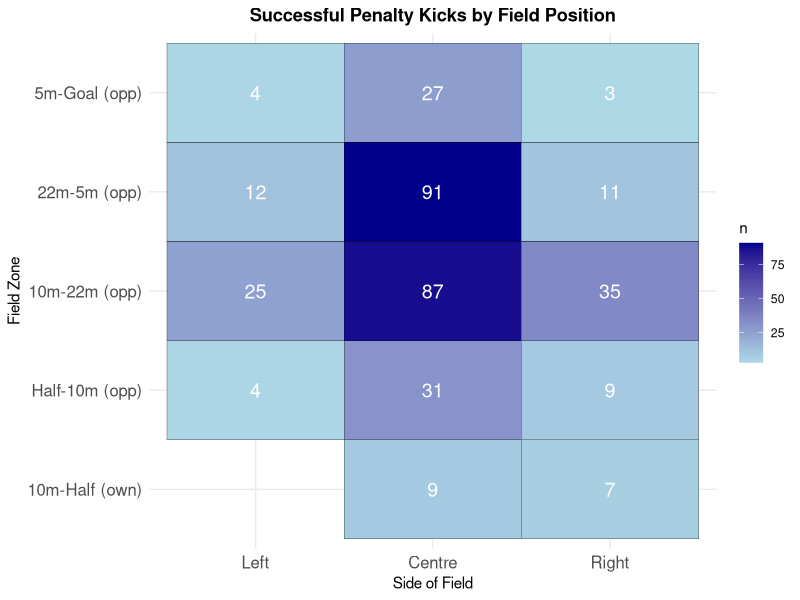
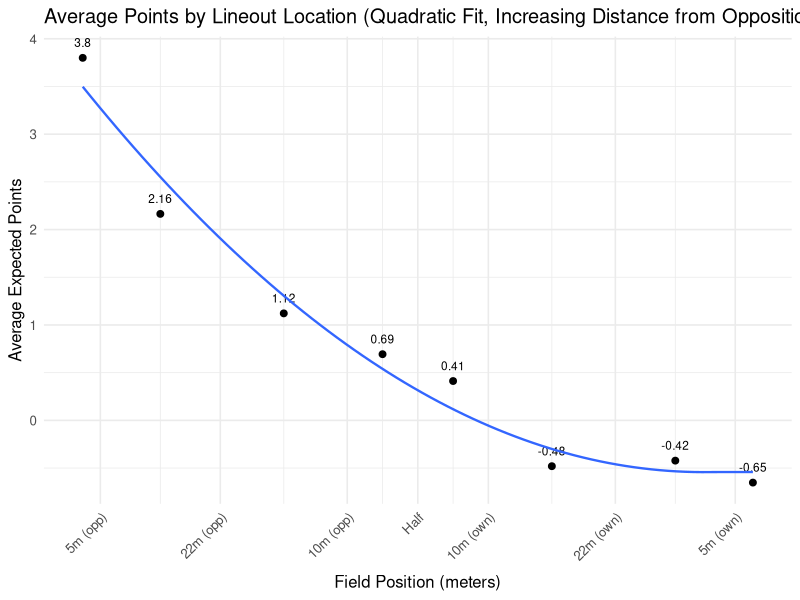
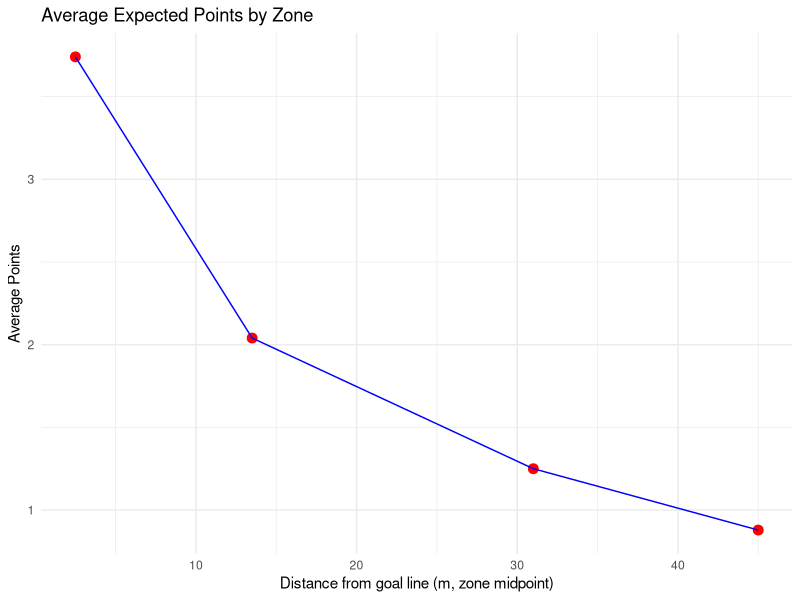
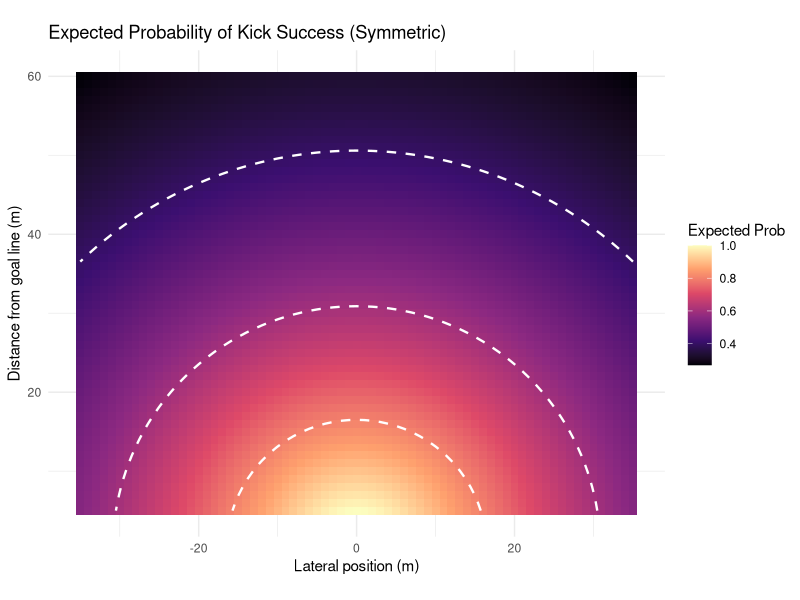
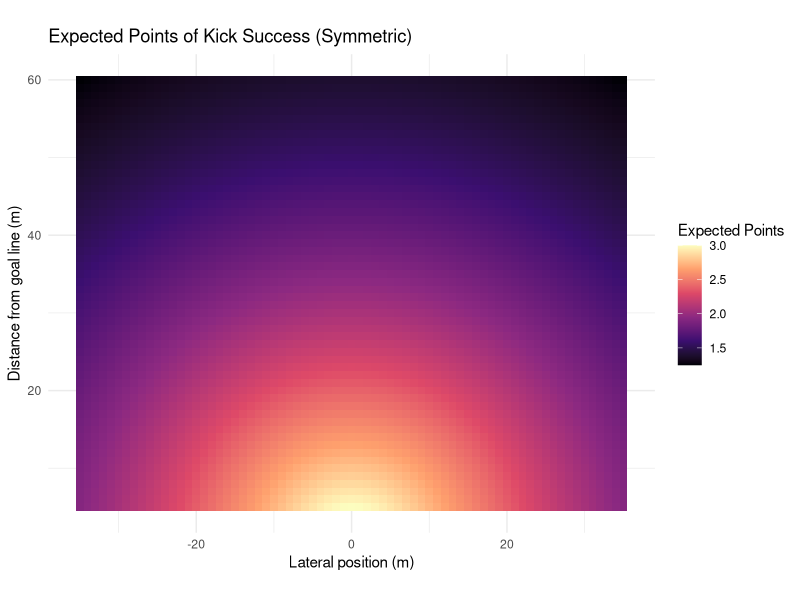
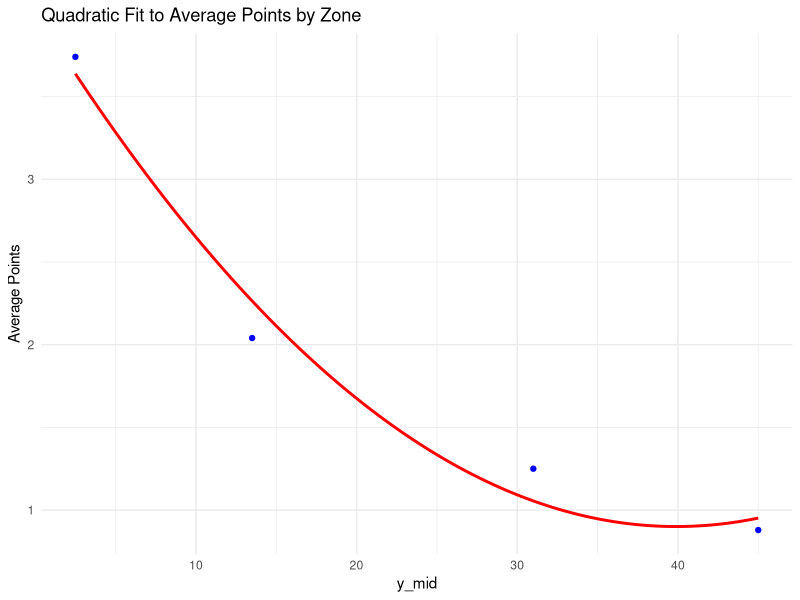
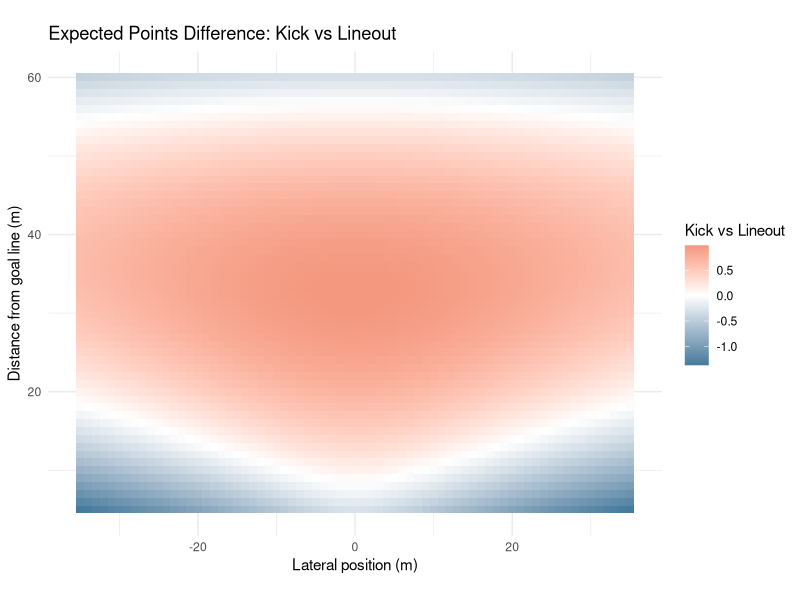
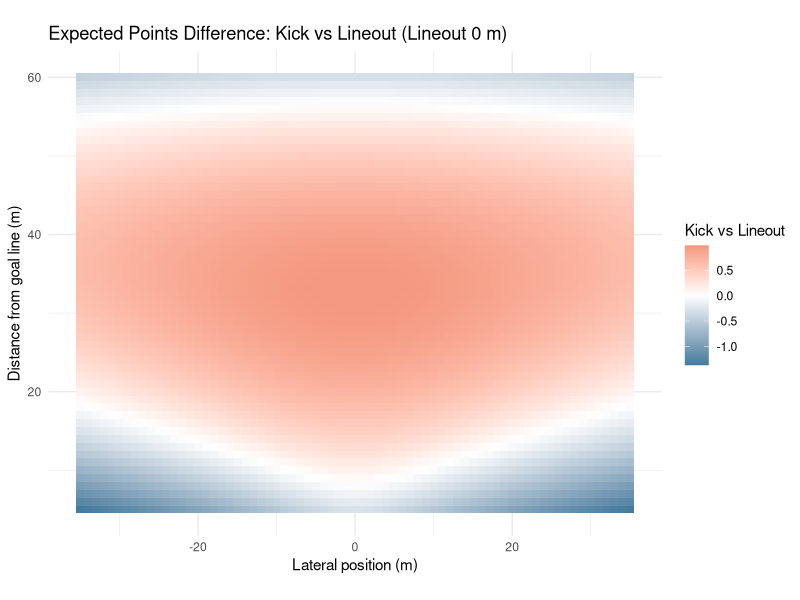

Reproduce these figures in R, in order.
##################
### REFERENCES ###
##################

## Links to Article
# https://www.data-ruck.com/blog/predicting-kicks-outcome/
# https://journals.sagepub.com/doi/10.1177/22150218251365220

## Data Download Link
# https://zenodo.org/api/records/13851563/files-archive

# Goal Kicking Data
# https://www.sciencedirect.com/science/article/pii/S1440244014000255


################
### PACKAGES ###
################

# install.packages("patchwork")
library(patchwork)

# install.packages("stringr")
library(stringr)

# install.packages("tidyverse")
library(tidyverse)

# install.packages("dplyr")
library(dplyr)

#################
### DATA LOAD ###
#################

# run from project directory (or within .Rproj)
phase_data = read_csv("data/phase_2018-19.csv")
# preview data
head(phase_data)

########################
### DATA EXPLORATION ###
#######################

# location where the phase began, determined determined by the metre lines dividing the pitch
unique(phase_data$Location)

# period between subsequent rucks
unique(phase_data$Phase)

# location on the pitch where the phase began, determined by the lineout lines dividing the pitch
unique(phase_data$Side)

# how did the play start?
unique(phase_data$Play_Start)

# upon scoring, the event was assigned to all phases since the previous scoring event
unique(phase_data$Outcome)

# points difference (I'm assuming for whoever has possession of the ball)
## oftentimes this is from perspective of the home team, but if it flips back and forth w/ possession then you're right
unique(phase_data$Points_Difference)

# remove instances when cards occur
phase_data <- phase_data %>%
  filter(
    Red_Cards_Own == 0,
    Red_Cards_Opp == 0,
    Yellow_Cards_Own == 0,
    Yellow_Cards_Opp == 0
  ) %>%
  select(-Red_Cards_Own, -Red_Cards_Opp, -Yellow_Cards_Own, -Yellow_Cards_Opp)

# get restarts
restarts <- phase_data %>%
  filter(Play_Start == "Restart Kick", Phase ==1)

# list of unique restart locations
unique(restarts$Location)

# successfulpenalty kicks and locations
successful_penalty_kicks <- phase_data %>%
  arrange(ID) %>% 
  mutate(
    prev_location = lag(Location),          # previous play location
    prev_team = lag(Team_In_Poss),          # previous team in possession
    prev_side = lag(Side),                  # previous side
    score_change = Points_Difference - lag(Points_Difference),
    
    # flip certain "own" zones to "opp"
    prev_location = case_when(
      prev_location == "Goal-5m (own)"   ~ "5m-Goal (opp)",
      prev_location == "5m-22m (own)"    ~ "22m-5m (opp)",
      prev_location == "22m-10m (own)"   ~ "10m-22m (opp)",
      TRUE ~ prev_location
    )
  ) %>%
  # isolate for 3-point scores
  filter(
    abs(score_change) == 3
  ) %>%
  select(ID, Round, Home, Away, Location, prev_location, prev_team, prev_side, Points_Difference, Outcome)
# preview data
print(successful_penalty_kicks)


# mapping successful penalty kicks

zone_levels <- c("Goal-5m (own)", "5m-22m (own)", "22m-10m (own)", "10m-Half (own)",
                 "Half-10m (opp)", "10m-22m (opp)", "22m-5m (opp)", "5m-Goal (opp)")

successful_penalty_kicks <- successful_penalty_kicks %>%
  mutate(
    prev_location = factor(prev_location, levels = zone_levels),
    prev_side = factor(prev_side, levels = c("Left", "Centre", "Right"))
  )

field_counts <- successful_penalty_kicks %>%
  count(prev_location, prev_side)

p1 <- ggplot(field_counts, aes(x = prev_side, y = prev_location, fill = n)) +
  geom_tile(color = "black") +
  geom_text(aes(label = n), color = "white", size = 5) +
  scale_fill_gradient(low = "lightblue", high = "darkblue") +
  labs(title = "Successful Penalty Kicks by Field Position",
       x = "Side of Field",
       y = "Field Zone") +
  theme_minimal() +
  theme(
    axis.text.x = element_text(size = 12),
    axis.text.y = element_text(size = 12),
    plot.title = element_text(hjust = 0.5, face = "bold")
  )

ggsave("plots/penalty_kicks_by_position.png", p1, width = 10, height = 8, dpi = 300)

# expected points of lineout in different locations

phase_data <- phase_data %>%
  mutate(
    # extract signed numbers inside parentheses: (+3), (-3), etc.
    points = str_extract(Outcome, "[-+]?\\d+") %>% as.numeric(),
    
    # handle cases with no number (e.g. "no score", turnovers)
    points = ifelse(is.na(points), 0, points)
  )

zones <- c(
  "5m-Goal (opp)",
  "22m-5m (opp)",
  "10m-22m (opp)",
  "Half-10m (opp)",
  "10m-Half (own)",
  "22m-10m (own)",
  "5m-22m (own)",
  "Goal-5m (own)"
)

lineouts_clean <- phase_data %>%
  filter(
    Play_Start == "Lineout",
    Location %in% zones,
    Phase == 1
  ) %>%
  arrange(Round, Home, Away, Team_In_Poss, desc(Seconds_Remaining)) %>%
  group_by(Round, Home, Away, Team_In_Poss, Points_Difference, Outcome) %>%
  mutate(time_gap = lag(Seconds_Remaining) - Seconds_Remaining,
         too_close = !is.na(time_gap) & time_gap < 200) %>%
  slice_head(n = 1) %>%
  ungroup()

expected_points_by_zone <- lineouts_clean %>%
  group_by(Location) %>%
  summarise(
    n_phases = n(),
    avg_points = mean(points, na.rm = TRUE),
    total_points = sum(points, na.rm = TRUE),
    .groups = "drop"
)

print(expected_points_by_zone)

# Expected Points of Lineout All Areas of the pitch

zones_order <- c(
  "5m-Goal (opp)",
  "22m-5m (opp)",
  "10m-22m (opp)",
  "Half-10m (opp)",
  "10m-Half (own)",
  "22m-10m (own)",
  "5m-22m (own)",
  "Goal-5m (own)"
)

expected_points_by_zone <- lineouts_clean %>%
  group_by(Location) %>%
  summarise(
    n_phases = n(),
    avg_points = mean(points, na.rm = TRUE),
    total_points = sum(points, na.rm = TRUE),
    .groups = "drop"
  ) %>%
  mutate(Location = factor(Location, levels = zones_order)) %>%
  arrange(Location)

# Print Table
print(expected_points_by_zone)

# Plot of Meteres vs Expected Points of Lineout

field_lines <- c(5, 22, 40, 50, 60, 78, 95)
line_names <- c("5m (opp)", "22m (opp)", "10m (opp)", "Half", "10m (own)", "22m (own)", "5m (own)")

zone_meters <- c(2.5, 13.5, 31, 45, 55, 69, 86.5, 97.5)

expected_points_by_zone$Location <- factor(expected_points_by_zone$Location, levels = zones_order)
expected_points_by_zone$meter_x <- zone_meters[match(as.character(expected_points_by_zone$Location), zones_order)]

# Computing Quadratic Minimum

quad_fit_tmp <- lm(avg_points ~ poly(meter_x, 2), data = expected_points_by_zone)
grid_x <- seq(min(expected_points_by_zone$meter_x, na.rm = TRUE),
              max(expected_points_by_zone$meter_x, na.rm = TRUE),
              length.out = 2000)
pred_tmp <- predict(quad_fit_tmp, newdata = data.frame(meter_x = grid_x))

cap_x <- grid_x[which.min(pred_tmp)]

lineout_plot <- ggplot(expected_points_by_zone, aes(x = meter_x, y = avg_points)) +
  geom_point(size = 2) +
  geom_text(aes(label = round(avg_points, 2)), vjust = -1.2, size = 3, check_overlap = TRUE) +
  geom_smooth(method = "lm", formula = y ~ poly(pmin(x,  cap_x), 2), se = FALSE, linewidth = 0.8) +
  scale_x_continuous(
    breaks = field_lines,
    labels = line_names,
    expand = expansion(add = c(3, 3)),
    limits = c(0, 100)  # ensures full field range
  ) +
  labs(
    title = "Average Points by Lineout Location (Quadratic Fit, Increasing Distance from Opposition Goal Line)",
    x = "Field Position (meters)",
    y = "Average Expected Points"
  ) +
  theme_minimal(base_size = 12) +
  theme(
    axis.text.x = element_text(angle = 45, hjust = 1),
    axis.title.x = element_text(margin = ggplot2::margin(t = unit(8, "pt")))
  )

ggsave("plots/lineout_plot.png", lineout_plot, width = 10, height = 6, dpi = 300)

df <- tibble::tibble(
  y_mid = c(31, 13.5, 2.5, 45),
  avg_points = c(1.25, 2.04, 3.74, 0.879)
)

p2 <- ggplot(df, aes(x = y_mid, y = avg_points)) +
  geom_point(size = 3, color = "red") +
  geom_line(group = 1, color = "blue") +
  labs(
    title = "Average Expected Points by Zone",
    x = "Distance from goal line (m, zone midpoint)",
    y = "Average Points"
  ) +
  theme_minimal()

ggsave("plots/expected_points_by_zone.png", p2, width = 10, height = 6, dpi = 300)

# coefficients from logistic regression (REPLICATE THIS)
beta_angle <- 0.45
beta_distance <- -0.022
intercept <- -1.78

x_vals <- seq(-35, 35, by = 1)
y_vals <- seq(5, 60, by = 1)
grid <- expand.grid(x = x_vals, y = y_vals)

# SET THIS AS DEFAULT VALUE, CORRECT IF NOT SO
post_half_width <- 2.81

# logistic function
logit_prob <- function(angle, distance) {
  1 / (1 + exp(-(beta_angle * angle + beta_distance * distance + intercept)))
}

compute_expected_points <- function(x, y, post_half_width = 2.81) {
  # positions of the posts along the x-axis
  left_post_x  <- -post_half_width
  right_post_x <-  post_half_width
  
  # distances to the posts from kicker at (x, y)
  angle_left  <- atan2(x + left_post_x, y)
  angle_right <- atan2(x - right_post_x, y)
  
  # angular width of target
  angle <- angle_right - angle_left
  
  # logistic probability
  distance <- sqrt(x^2 + y^2)
  prob_raw <- logit_prob(angle, distance)
  
  prob_raw
}

grid <- grid %>%
  mutate(
    prob_raw_pos = compute_expected_points(x, y),
    prob_raw_neg = compute_expected_points(-x, y),  # mirror kicker position
    prob_raw_max = pmax(prob_raw_pos, prob_raw_neg)
  ) %>%
  mutate(
    prob = prob_raw_max / max(prob_raw_max),
    expected_points = prob * 3 + (1-prob)*0.604    # 6.04 obtained from expected points following a 22 meter drop out
  )


# plot symmetric heatmap
thresholds <- c(0.8, 0.6, 0.4, 0.2)

p3 <- ggplot(grid, aes(x = x, y = y, fill = prob)) +
  geom_tile() +
  geom_contour(aes(z = prob),
               breaks = thresholds,
               color = "white",
               linewidth = 0.8,
               linetype = "dashed") +
  scale_fill_viridis_c(option = "magma", name = "Expected Prob") +
  coord_fixed() +
  labs(
    title = "Expected Probability of Kick Success (Symmetric)",
    x = "Lateral position (m)",
    y = "Distance from goal line (m)"
  ) +
  theme_minimal()

ggsave("plots/kick_success_probability.png", p3, width = 12, height = 10, dpi = 300)

p4 <- ggplot(grid, aes(x = x, y = y, fill = expected_points)) +
  geom_tile() +
  scale_fill_viridis_c(option = "magma", name = "Expected Points") +
  coord_fixed() +
  labs(
    title = "Expected Points of Kick Success (Symmetric)",
    x = "Lateral position (m)",
    y = "Distance from goal line (m)"
  ) +
  theme_minimal()

ggsave("plots/expected_points_heatmap.png", p4, width = 12, height = 10, dpi = 300)



# Expected Points after Penalty miss (drop kick from opposition 22m)

all_restarts <- restarts

head(all_restarts)
table(all_restarts$Location)

# Need to Remove All Restarts After Tries and Penalties

restarts_not_after_score <- phase_data %>%
  mutate(
    prev_ID = lag(ID),
    prev_Points = lag(Points_Difference),
    prev_Play = lag(Play_Start),
    prev_Team_In_Poss = lag(Team_In_Poss)
  ) %>%
  filter(
    Phase == 1,
    Play_Start == "Restart Kick",
    !is.na(prev_ID),
    abs(Points_Difference - prev_Points) == 0,
    Seconds_Remaining < 4795,
    !between(Seconds_Remaining, 2390, 2400)
  )



head(restarts_not_after_score)
table(restarts_not_after_score$Location)


# Filtering out unreasonable locations

avg_points_by_location_restarts <- restarts_not_after_score %>%
  group_by(Location) %>%
  summarise(
    n = n(),
    avg_expected_points = mean(points, na.rm = TRUE)
  ) %>%
  arrange(desc(avg_expected_points))

print(avg_points_by_location_restarts)

overall_avg_points_restarts <- restarts_not_after_score %>%
  summarise(overall_avg_expected_points = mean(points, na.rm = TRUE))

print(overall_avg_points_restarts)


# lineout expected points

expected_points_by_zone <- tibble(
  Location = c("10m-22m (opp)", "22m-5m (opp)", "5m-Goal (opp)", "Half-10m (opp)"),
  y_mid = c(31, 13.5, 2.5, 45),
  avg_points = c(1.25, 2.04, 3.74, 0.879)
)

# fit quadratic function
quad_fit <- lm(avg_points ~ poly(y_mid, 2, raw = TRUE), data = expected_points_by_zone)

y_dense <- seq(min(expected_points_by_zone$y_mid),
               max(expected_points_by_zone$y_mid), length.out = 500)

fitted_dense <- predict(quad_fit, newdata = data.frame(y_mid = y_dense))

p5 <- ggplot() +
  geom_point(data = expected_points_by_zone, aes(x = y_mid, y = avg_points), color = "blue") +
  geom_line(aes(x = y_dense, y = fitted_dense), color = "red", linewidth = 1) +
  labs(title = "Quadratic Fit to Average Points by Zone",
       x = "y_mid",
       y = "Average Points") +
  theme_minimal()

ggsave("plots/quadratic_fit.png", p5, width = 10, height = 6, dpi = 300)

interpolate_quad <- function(x) {
  predict(quad_fit, newdata = data.frame(y_mid = x))
}

grid <- grid %>%
  mutate(
    avg_points_interp = interpolate_quad(y),
    point_diff = expected_points - avg_points_interp
  )

# graph of if the lineout takes place at the same distance from goal as kick
p6 <- ggplot(grid, aes(x = x, y = y, fill = point_diff)) +
  geom_tile() +
  scale_fill_gradient2(
    low = "#457B9D",    # darker blue for negative
    mid = "white",       # zero
    high = "#E76F51",   # darker orange/red for positive
    midpoint = 0,
    name = "Kick vs Lineout"
  ) +
  coord_fixed() +
  labs(
    title = "Expected Points Difference: Kick vs Lineout",
    x = "Lateral position (m)",
    y = "Distance from goal line (m)"
  ) +
  theme_minimal()

ggsave("plots/kick_vs_lineout_comparison.png", p6, width = 12, height = 10, dpi = 300)

# with a y shift

y_shifts <- c(0, -5, -10, -15, -20, -25)

plots <- lapply(y_shifts, function(shift) {
  
  grid_shifted <- grid %>%
    mutate(
      avg_points_interp = pmin(interpolate_quad(y + shift), 3.74),  # cap at 3.74
      point_diff = expected_points - avg_points_interp
    )
  
  p <- ggplot(grid_shifted, aes(x = x, y = y, fill = point_diff)) +
    geom_tile() +
    scale_fill_gradient2(
      low = "#457B9D",    # darker blue for negative
      mid = "white",       # zero
      high = "#E76F51",   # darker orange/red for positive
      midpoint = 0,
      name = "Kick vs Lineout"
    ) +
    coord_fixed() +
    labs(
      title = paste("Expected Points Difference: Kick vs Lineout (Lineout", shift, "m)"),
      x = "Lateral position (m)",
      y = "Distance from goal line (m)"
    ) +
    theme_minimal()
  
  # Save each plot
  filename <- paste0("plots/kick_vs_lineout_shift_", abs(shift), "m.png")
  ggsave(filename, p, width = 12, height = 10, dpi = 300)
  
  p
})

# All Blacks vs South Africa Game

sep_game_data = read_csv("data/All Blacks vs South Africa Game Sep 16th.csv")

sep_game_data <- sep_game_data %>%
  rename(
    x = `x location`,
    y = `y location`
  ) %>%
  mutate(
    x = x - 35
  )
  
sep_game_data <- sep_game_data %>%
  left_join(grid, by = c("x", "y"))

sep_game_data <- sep_game_data %>%
  mutate(
    optimal_decision = if_else(point_diff > 0, "lineout", "kick")
  )

decision_tbl <- sep_game_data %>%
  select(Decision, optimal_decision, point_diff)
print(decision_tbl)

decision_tbl <- decision_tbl %>%
  mutate(
    missed_points = if_else(Decision == optimal_decision, 0, point_diff)
  )
print(decision_tbl)

sum(abs(decision_tbl$missed_points))
